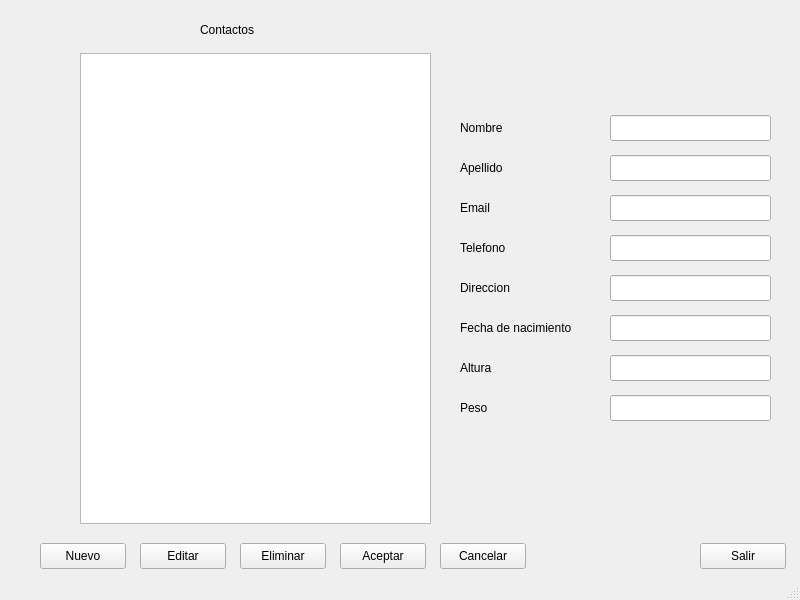
<?xml version="1.0" encoding="UTF-8"?>
<ui version="4.0">
 <class>MainWindow</class>
 <widget class="QMainWindow" name="MainWindow">
  <property name="geometry">
   <rect>
    <x>0</x>
    <y>0</y>
    <width>800</width>
    <height>600</height>
   </rect>
  </property>
  <property name="windowTitle">
   <string>Agenda</string>
  </property>
  <widget class="QWidget" name="centralwidget">
   <widget class="QListWidget" name="lista">
    <property name="geometry">
     <rect>
      <x>80</x>
      <y>53</y>
      <width>351</width>
      <height>471</height>
     </rect>
    </property>
   </widget>
   <widget class="QPushButton" name="bNuevo">
    <property name="geometry">
     <rect>
      <x>40</x>
      <y>543</y>
      <width>86</width>
      <height>26</height>
     </rect>
    </property>
    <property name="text">
     <string>Nuevo</string>
    </property>
   </widget>
   <widget class="QLineEdit" name="nombre">
    <property name="geometry">
     <rect>
      <x>610</x>
      <y>115</y>
      <width>161</width>
      <height>26</height>
     </rect>
    </property>
   </widget>
   <widget class="QLineEdit" name="apellido">
    <property name="geometry">
     <rect>
      <x>610</x>
      <y>155</y>
      <width>161</width>
      <height>26</height>
     </rect>
    </property>
   </widget>
   <widget class="QLineEdit" name="telefono">
    <property name="geometry">
     <rect>
      <x>610</x>
      <y>235</y>
      <width>161</width>
      <height>26</height>
     </rect>
    </property>
   </widget>
   <widget class="QLineEdit" name="email">
    <property name="geometry">
     <rect>
      <x>610</x>
      <y>195</y>
      <width>161</width>
      <height>26</height>
     </rect>
    </property>
   </widget>
   <widget class="QLineEdit" name="altura">
    <property name="geometry">
     <rect>
      <x>610</x>
      <y>355</y>
      <width>161</width>
      <height>26</height>
     </rect>
    </property>
   </widget>
   <widget class="QLineEdit" name="peso">
    <property name="geometry">
     <rect>
      <x>610</x>
      <y>395</y>
      <width>161</width>
      <height>26</height>
     </rect>
    </property>
   </widget>
   <widget class="QLineEdit" name="fechanac">
    <property name="geometry">
     <rect>
      <x>610</x>
      <y>315</y>
      <width>161</width>
      <height>26</height>
     </rect>
    </property>
   </widget>
   <widget class="QLineEdit" name="direccion">
    <property name="geometry">
     <rect>
      <x>610</x>
      <y>275</y>
      <width>161</width>
      <height>26</height>
     </rect>
    </property>
   </widget>
   <widget class="QPushButton" name="bEditar">
    <property name="geometry">
     <rect>
      <x>140</x>
      <y>543</y>
      <width>86</width>
      <height>26</height>
     </rect>
    </property>
    <property name="text">
     <string>Editar</string>
    </property>
   </widget>
   <widget class="QPushButton" name="bEliminar">
    <property name="geometry">
     <rect>
      <x>240</x>
      <y>543</y>
      <width>86</width>
      <height>26</height>
     </rect>
    </property>
    <property name="text">
     <string>Eliminar</string>
    </property>
   </widget>
   <widget class="QPushButton" name="bAceptar">
    <property name="geometry">
     <rect>
      <x>340</x>
      <y>543</y>
      <width>86</width>
      <height>26</height>
     </rect>
    </property>
    <property name="text">
     <string>Aceptar</string>
    </property>
   </widget>
   <widget class="QPushButton" name="bCancelar">
    <property name="geometry">
     <rect>
      <x>440</x>
      <y>543</y>
      <width>86</width>
      <height>26</height>
     </rect>
    </property>
    <property name="text">
     <string>Cancelar</string>
    </property>
   </widget>
   <widget class="QLabel" name="label">
    <property name="geometry">
     <rect>
      <x>460</x>
      <y>120</y>
      <width>58</width>
      <height>16</height>
     </rect>
    </property>
    <property name="text">
     <string>Nombre</string>
    </property>
   </widget>
   <widget class="QLabel" name="label_2">
    <property name="geometry">
     <rect>
      <x>460</x>
      <y>160</y>
      <width>58</width>
      <height>16</height>
     </rect>
    </property>
    <property name="text">
     <string>Apellido</string>
    </property>
   </widget>
   <widget class="QLabel" name="label_3">
    <property name="geometry">
     <rect>
      <x>460</x>
      <y>240</y>
      <width>58</width>
      <height>16</height>
     </rect>
    </property>
    <property name="text">
     <string>Telefono</string>
    </property>
   </widget>
   <widget class="QLabel" name="label_4">
    <property name="geometry">
     <rect>
      <x>460</x>
      <y>200</y>
      <width>58</width>
      <height>16</height>
     </rect>
    </property>
    <property name="text">
     <string>Email</string>
    </property>
   </widget>
   <widget class="QLabel" name="label_5">
    <property name="geometry">
     <rect>
      <x>460</x>
      <y>360</y>
      <width>58</width>
      <height>16</height>
     </rect>
    </property>
    <property name="text">
     <string>Altura</string>
    </property>
   </widget>
   <widget class="QLabel" name="label_6">
    <property name="geometry">
     <rect>
      <x>460</x>
      <y>280</y>
      <width>58</width>
      <height>16</height>
     </rect>
    </property>
    <property name="text">
     <string>Direccion</string>
    </property>
   </widget>
   <widget class="QLabel" name="label_7">
    <property name="geometry">
     <rect>
      <x>460</x>
      <y>400</y>
      <width>58</width>
      <height>16</height>
     </rect>
    </property>
    <property name="text">
     <string>Peso</string>
    </property>
   </widget>
   <widget class="QLabel" name="label_8">
    <property name="geometry">
     <rect>
      <x>460</x>
      <y>320</y>
      <width>131</width>
      <height>16</height>
     </rect>
    </property>
    <property name="text">
     <string>Fecha de nacimiento</string>
    </property>
   </widget>
   <widget class="QLabel" name="label_9">
    <property name="geometry">
     <rect>
      <x>200</x>
      <y>20</y>
      <width>161</width>
      <height>20</height>
     </rect>
    </property>
    <property name="styleSheet">
     <string notr="true">font: 75 16pt &quot;DejaVu Sans&quot;;</string>
    </property>
    <property name="text">
     <string>Contactos</string>
    </property>
   </widget>
   <widget class="QPushButton" name="bSalir">
    <property name="geometry">
     <rect>
      <x>700</x>
      <y>543</y>
      <width>86</width>
      <height>26</height>
     </rect>
    </property>
    <property name="text">
     <string>Salir</string>
    </property>
   </widget>
   <widget class="QLabel" name="labelContacto">
    <property name="geometry">
     <rect>
      <x>500</x>
      <y>50</y>
      <width>271</width>
      <height>20</height>
     </rect>
    </property>
    <property name="styleSheet">
     <string notr="true">font: 75 24pt &quot;DejaVu Sans&quot;;</string>
    </property>
    <property name="text">
     <string/>
    </property>
   </widget>
  </widget>
  <widget class="QStatusBar" name="statusbar"/>
 </widget>
 <tabstops>
  <tabstop>nombre</tabstop>
  <tabstop>apellido</tabstop>
  <tabstop>email</tabstop>
  <tabstop>telefono</tabstop>
  <tabstop>direccion</tabstop>
  <tabstop>fechanac</tabstop>
  <tabstop>altura</tabstop>
  <tabstop>peso</tabstop>
  <tabstop>bNuevo</tabstop>
  <tabstop>bEditar</tabstop>
  <tabstop>bEliminar</tabstop>
  <tabstop>bAceptar</tabstop>
  <tabstop>bCancelar</tabstop>
  <tabstop>lista</tabstop>
 </tabstops>
 <resources/>
 <connections/>
</ui>
